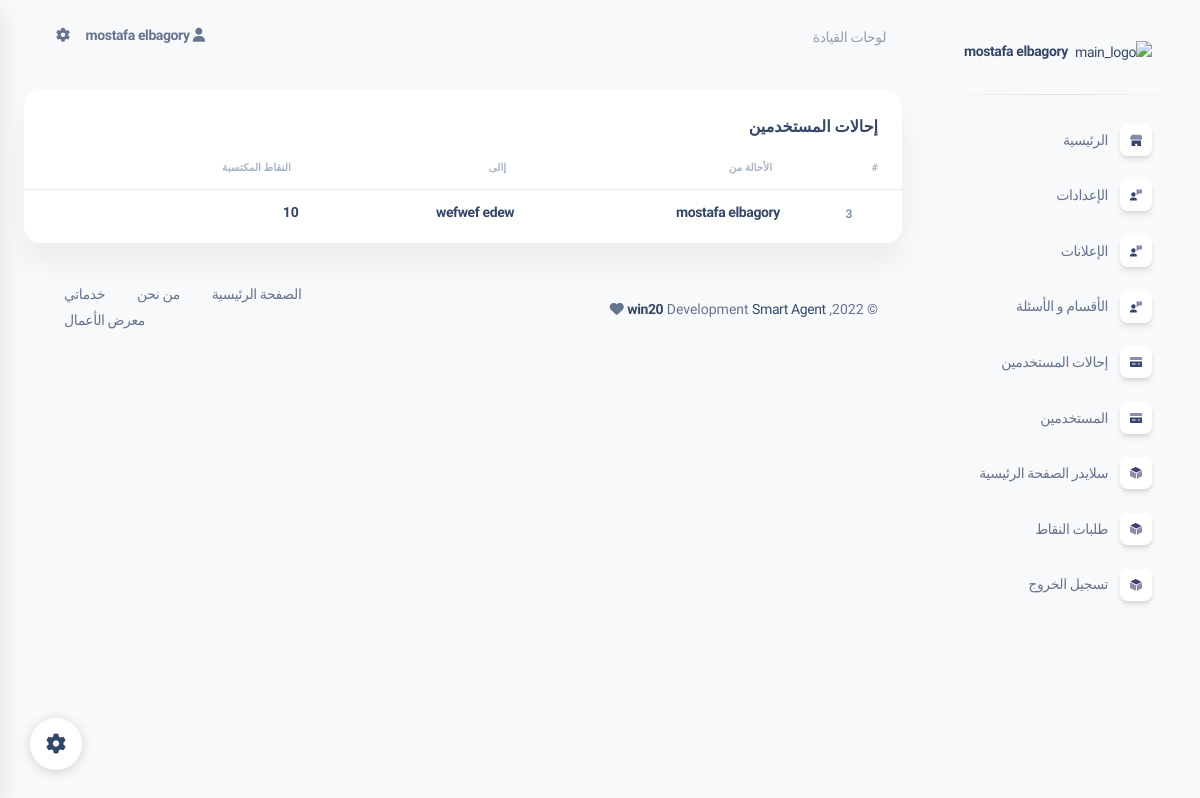
Screenshot of /dashboard/admin/users/referrals.php (signed in) with the database file from the repository.
### tables this page shows
CREATE TABLE IF NOT EXISTS `referrals` (
  `id` int NOT NULL AUTO_INCREMENT,
  `UserId` int NOT NULL,
  `referralsID` int DEFAULT NULL,
  `points` varchar(100) NOT NULL,
  `date` varchar(25) NOT NULL,
  `status` bit(1) NOT NULL,
  PRIMARY KEY (`id`)
);

CREATE TABLE IF NOT EXISTS `users` (
  `id` int NOT NULL AUTO_INCREMENT,
  `NameOne` varchar(50) NOT NULL,
  `NameTwo` varchar(20) DEFAULT NULL,
  `number` varchar(15) DEFAULT NULL,
  `email` varchar(59) DEFAULT NULL,
  `username` varchar(10) NOT NULL,
  `password` varchar(255) NOT NULL,
  `status` int NOT NULL,
  `date` varchar(30) DEFAULT NULL,
  `img` varchar(50) NOT NULL,
  `gender` varchar(20) DEFAULT NULL,
  `complete` bit(1) NOT NULL,
  PRIMARY KEY (`id`)
);

### dashboard/admin/users/referrals.php (the view, shortened to what this page needs)
<?php include '../layout/head.php';
      include '../layout/nav.php' ;
      ?>
        <link rel="stylesheet" type="text/css" href="https://cdn.datatables.net/v/bs4/jszip-2.5.0/dt-1.10.25/af-2.3.7/b-1.7.1/b-colvis-1.7.1/b-html5-1.7.1/b-print-1.7.1/cr-1.5.4/date-1.1.0/fc-3.3.3/fh-3.1.9/kt-2.6.2/r-2.2.9/rg-1.1.3/rr-1.2.8/sc-2.0.4/sb-1.1.0/sp-1.3.0/sl-1.3.3/datatables.css"/>
    <div class="container-fluid py-4">
      <div class="row">
        <div class="col-12">
          <div class="card mb-4">
            <div class="card-header pb-0">
              <h6> إحالات المستخدمين </h6>
            </div>
            <div class="card-body px-0 pt-0 pb-2">
              <div class="table-responsive p-0">
                <table id="table_id" class="table align-items-center mb-0">
                  <thead>
                    <tr>
                      <th class="text-uppercase text-secondary text-xxs font-weight-bolder opacity-7"># </th>
                      <th class="text-uppercase text-secondary text-xxs font-weight-bolder opacity-7">الأحالة من </th>
                      <th class="text-uppercase text-secondary text-xxs font-weight-bolder opacity-7">إالى  </th>
                      <th class="text-uppercase text-secondary text-xxs font-weight-bolder opacity-7 ps-2">النقاط المكتسبة </th>
                      <th class="text-secondary opacity-7"></th>
                    </tr>
                  </thead>
                  <tbody>
               <?php
                        $sql = "SELECT * FROM referrals where status = 1 " ;
                        $result = $conn->query($sql);
                        if ($result->num_rows > 0) {
                        while($row = $result->fetch_assoc()) {  ?>
                    <tr>
                    <td class="align-middle text-center"><span class="text-secondary text-xs font-weight-bold"><?=$row['id']?></span></td>
                      <td>
                        <div class="d-flex px-2 py-1">
                          <div class="d-flex flex-column justify-content-center">
                          <a href="settings.php?code=<?=$row['UserId']?>"> <h6 class="mb-0 text-sm"><?=NameUser($row['UserId'])?></h6> </a>
                          </div>
                        </div>
                      </td>
                      <td>
                        <div class="d-flex px-2 py-1">
                          <div class="d-flex flex-column justify-content-center">
                          <a href="settings.php?code=<?=$row['referralsID']?>"> <h6 class="mb-0 text-sm"><?=NameUser($row['referralsID'])?></h6> </a>
                          </div>
                        </div>
                      </td>
                      <td>
                        <div class="d-flex px-2 py-1">
                          <div class="d-flex flex-column justify-content-center">
                            <h6 class="mb-0 text-sm"><?=$row['points']?></h6>
                          </div>
                        </div>
                      </td>
                    </tr>
                    <?php  } }  ?>
                  </tbody>
                </table>
              </div>
            </div>
          </div>
        </div>
      </div>
      <?php include '../layout/footer.php'; ?>

### controller/HeaderFunction.php (style rules this page uses)
* { font-family: "Tajawal", sans-serif; }

### rows the page displays
referrals: id "3", UserId.NameTwo "mostafa elbagory", referralsID.NameTwo "wefwef edew", points "10"

### other values shown
$_SESSION['name'] "mostafa elbagory"
NameSite "win20"
